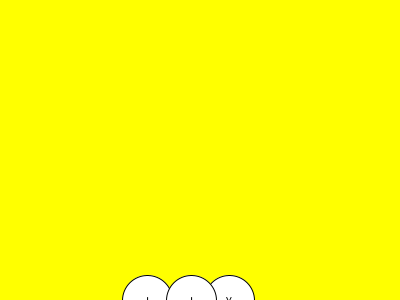
Frame 1 (no input)
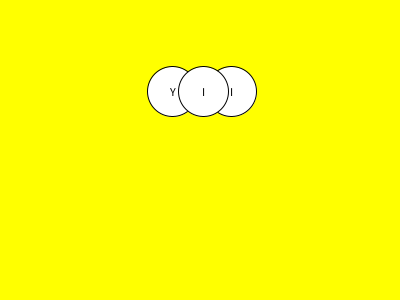
Frame 60 (the mouse pressed at the canvas centre just before this capture)
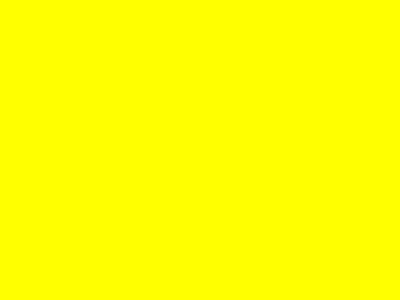
Frame 120 (the mouse held since frame 60 and released just before this capture)

The Processing sketch that drew these frames (run headless with seeded random() and noise(); from frame 60 on, the mouse is pressed at the canvas centre):

// Processing sketch: week08_7
// ── week08_7.pde
Fruit [] fruits;
void setup()
{
  size(400,300);
  fruits = new Fruit[3];
  for(int i=0 ; i<3 ; i++)
  {
    fruits[i] = new Fruit(this);
  }
}
void draw()
{
  background(255,255,0);
  for(int i=0 ; i<3 ; i++)
  {
    fill(255);
    ellipse(fruits[i].x, fruits[i].y, 50, 50);
    textAlign(CENTER, CENTER);
    fill(0);
    text(fruits[i].c, fruits[i].x, fruits[i].y);
    fruits[i].update();
  }
}
void keyPressed()
{
  for(int i=0 ; i<3 ; i++)
  {
    if(keyCode == fruits[i].c)
    {
      fruits[i].reset();
    }
  }
}

// ── fruit.pde
String line="ABCDEFGHIJKLMNOPQRSTUVWXYZ";
class Fruit
{
  float x, y, vx, vy;
  boolean flying;
  char c;
  PApplet sketch;
  Fruit(PApplet _sketch)
  {
    sketch = _sketch;
    reset();
  }
  void reset()
  {
    x = sketch.random(100.0, 300.0);
    y = 300;
    vx = sketch.random(-2,+2);
    vy = -13;
    flying = true;
    int i=int(random(26));
    c = line.charAt(i);
  }
  void update()
  {
    x += vx;
    y += vy;
    vy += 0.98/3;
  }
}
